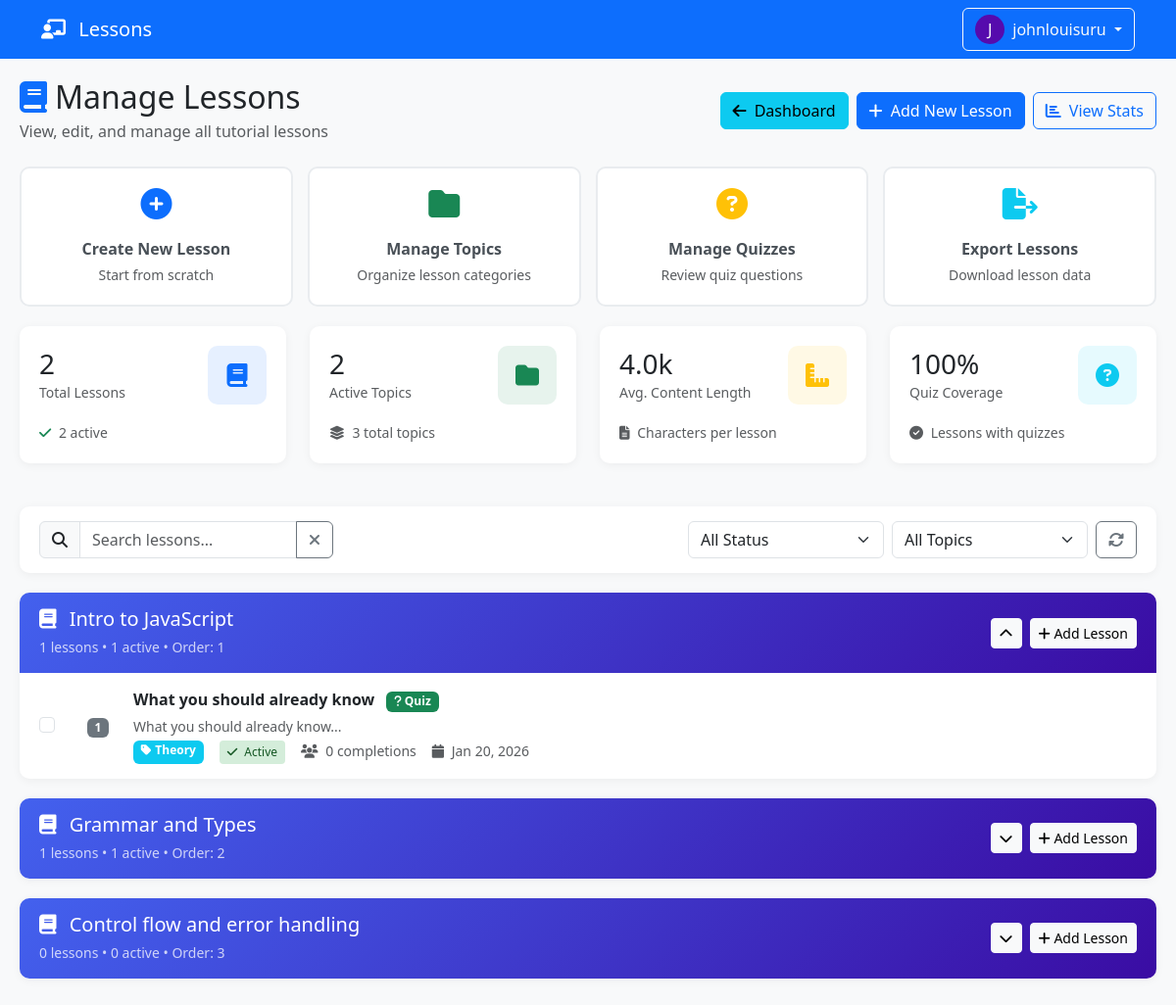
The app's page /teacher/manage_lessons.php (signed in) with its own data.
### tables this page shows
CREATE TABLE `topics` (
  `id` int(11) NOT NULL,
  `topic_name` varchar(100) NOT NULL,
  `topic_order` int(11) DEFAULT 0,
  `description` text DEFAULT NULL,
  `is_active` tinyint(1) DEFAULT 1,
  `created_at` timestamp NOT NULL DEFAULT current_timestamp(),
  `deleted_at` timestamp NULL DEFAULT NULL
);

CREATE TABLE `lessons` (
  `id` int(11) NOT NULL,
  `topic_id` int(11) NOT NULL,
  `lesson_title` varchar(200) NOT NULL,
  `lesson_content` longtext NOT NULL,
  `lesson_order` int(11) DEFAULT 0,
  `content_type` enum('theory','syntax','example','exercise') DEFAULT 'theory',
  `is_active` tinyint(1) DEFAULT 1,
  `created_at` timestamp NOT NULL DEFAULT current_timestamp(),
  `deleted_at` timestamp NULL DEFAULT NULL
);

### teacher/manage_lessons.php (the view, shortened to what the rows shown need)
<?php
$db = new Database();
$conn = $db->getConnection();
$topics_query = "SELECT t.id, t.topic_name, t.topic_order,
                COUNT(l.id) as lesson_count,
                SUM(CASE WHEN l.is_active = 1 THEN 1 ELSE 0 END) as active_lessons,
                SUM(CASE WHEN l.is_active = 0 THEN 1 ELSE 0 END) as inactive_lessons,
                MIN(l.created_at) as first_lesson_date,
                MAX(l.created_at) as last_lesson_date
                FROM topics t
                LEFT JOIN lessons l ON t.id = l.topic_id AND l.deleted_at IS NULL
                WHERE t.is_active = 1 AND t.deleted_at IS NULL
                GROUP BY t.id
                ORDER BY t.topic_order";
$topics = $conn->query($topics_query)->fetchAll(PDO::FETCH_ASSOC);
?>
<!DOCTYPE html>
<html lang="en">
<head>
    <link href="https://cdn.jsdelivr.net/npm/bootstrap@5.3.0/dist/css/bootstrap.min.css" rel="stylesheet">
    <link rel="stylesheet" href="https://cdnjs.cloudflare.com/ajax/libs/font-awesome/6.4.0/css/all.min.css">
    <link rel="stylesheet" href="https://cdn.datatables.net/1.13.6/css/dataTables.bootstrap5.min.css">
    <link rel="stylesheet" href="https://cdn.datatables.net/buttons/2.4.1/css/buttons.bootstrap5.min.css">
</head>
<body>
    <div class="admin-container">
        <div class="d-flex justify-content-between align-items-center mb-4">
            <div>
                <h2 class="mb-1">
                    <i class="fas fa-book me-2 text-primary"></i>Manage Lessons
                </h2>
            </div>
        </div>
        <?php if (count($topics) > 0): ?>
            <?php foreach($topics as $topic):
                $lessons_query = "SELECT l.*,
                                 (SELECT COUNT(*) FROM quizzes q WHERE q.lesson_id = l.id AND q.deleted_at IS NULL) as quiz_count,
                                 (SELECT COUNT(*) FROM student_progress sp WHERE sp.lesson_id = l.id) as completed_count
                                 FROM lessons l
                                 WHERE l.topic_id = ? AND l.deleted_at IS NULL
                                 ORDER BY l.lesson_order";
                $lessons_stmt = $conn->prepare($lessons_query);
                $lessons_stmt->execute([$topic['id']]);
                $lessons = $lessons_stmt->fetchAll(PDO::FETCH_ASSOC);
            ?>
            <div class="topic-card" data-topic-id="<?php echo $topic['id']; ?>">
                <div class="topic-header">
                    <div class="d-flex justify-content-between align-items-center">
                        <div>
                            <h5 class="mb-1">
                                <i class="fas fa-book me-2"></i>
                                <?php echo htmlspecialchars($topic['topic_name']); ?>
                            </h5>
                            <small class="opacity-75">
                                <?php echo $topic['lesson_count']; ?> lessons •
                                <?php echo $topic['active_lessons']; ?> active •
                                Order: <?php echo $topic['topic_order']; ?>
                            </small>
                        </div>
                        <div class="d-flex gap-2">
                            <button class="btn btn-sm btn-light" onclick="expandTopic(<?php echo $topic['id']; ?>)">
                                <i class="fas fa-chevron-down"></i>
                            </button>
                            <a href="add-lesson.php?topic_id=<?php echo $topic['id']; ?>" class="btn btn-sm btn-light">
                                <i class="fas fa-plus"></i> Add Lesson
                            </a>
                        </div>
                    </div>
                </div>
                <div class="topic-content" id="topicContent<?php echo $topic['id']; ?>" style="display: none;">
                    <?php if (count($lessons) > 0): ?>
                        <?php foreach($lessons as $lesson):
                            $content_preview = strip_tags($lesson['lesson_content']);
                            $content_preview = strlen($content_preview) > 150 ? substr($content_preview, 0, 150) . '...' : $content_preview;
                        ?>
                        <div class="lesson-item" data-lesson-id="<?php echo $lesson['id']; ?>"
                             data-status="<?php echo $lesson['is_active']; ?>">
                            <div class="d-flex justify-content-between align-items-center">
                                <div class="d-flex align-items-center">
                                    <div class="form-check me-3">
                                        <input type="checkbox" class="form-check-input lesson-checkbox"
                                               value="<?php echo $lesson['id']; ?>"
                                               onchange="updateSelection()">
                                    </div>
                                    <div class="me-3 text-center" style="min-width: 40px;">
                                        <span class="badge bg-secondary"><?php echo $lesson['lesson_order']; ?></span>
                                    </div>
                                    <div>
                                        <div class="fw-bold mb-1">
                                            <?php echo htmlspecialchars($lesson['lesson_title']); ?>
                                            <?php if ($lesson['quiz_count'] > 0): ?>
                                            <span class="badge bg-success ms-2">
                                                <i class="fas fa-question"></i> Quiz
                                            </span>
                                            <?php endif; ?>
                                        </div>
                                        <div class="text-muted small mb-1"><?php echo $content_preview; ?></div>
                                        <div class="d-flex gap-3">
                                            <span class="badge bg-info">
                                                <i class="fas fa-tag me-1"></i><?php echo ucfirst($lesson['content_type']); ?>
                                            </span>
                                            <?php if ($lesson['is_active'] == 1): ?>
                                            <span class="lesson-status-badge status-active">
                                                <i class="fas fa-check me-1"></i> Active
                                            </span>
                                            <?php else: ?>
                                            <span class="lesson-status-badge status-inactive">
                                                <i class="fas fa-times me-1"></i> Inactive
                                            </span>
                                            <?php endif; ?>
                                            <span class="text-muted small">
                                                <i class="fas fa-users me-1"></i>
                                                <?php echo $lesson['completed_count']; ?> completions
                                            </span>
                                            <span class="text-muted small">
                                                <i class="fas fa-calendar me-1"></i>
                                                <?php echo date('M d, Y', strtotime($lesson['created_at'])); ?>
                                            </span>
                                        </div>
                                    </div>
                                </div>
                            </div>
                        </div>
                        <?php endforeach; ?>
                    <?php endif; ?>
                </div>
            </div>
            <?php endforeach; ?>
        <?php endif; ?>
    </div>
</body>
</html>

### records on screen
topics: topic_name "Intro to JavaScript", lesson_count "1", active_lessons "1", topic_order "1"
lessons: lesson_order "1", lesson_title "What you should already know", lesson_content "What you should already know...", content_type "Theory", is_active 1 (drawn), completed_count "0", created_at "Jan 20, 2026"
topics: topic_name "Grammar and Types", lesson_count "1", active_lessons "1", topic_order "2"
topics: topic_name "Control flow and error handling", lesson_count "0", active_lessons "0", topic_order "3"

### other values on screen
substr($teacherUsername, 0, 1) "J"
$teacherUsername "johnlouisuru"
$stats['total_lessons'] "2"
$stats['active_lessons'] "2"
$stats['topics_with_lessons'] "2"
count($topics) "3"
$avg_length / 1000 "4.0"
$quiz_coverage "100"
